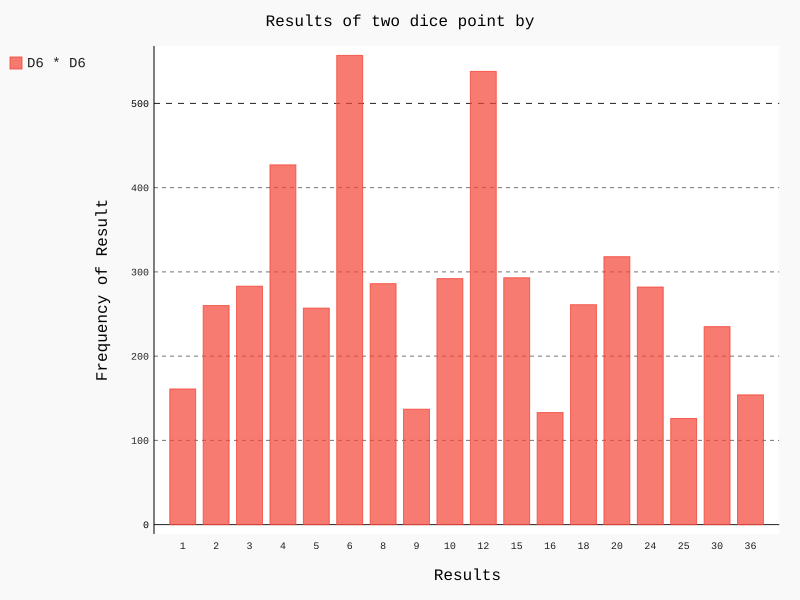

Source code (Python):
import pygal
from Ex_PygalDemo.die import Die

die_1 = Die()
die_2 = Die()
max_result = die_1.num_sides * die_2.num_sides
results = []
for num in range(5000):
    result = die_1.roll() * die_2.roll()
    results.append(result)
# 生成结果列表
res = []
for i in range(1, 7):
    for j in range(1, 7):
        x = i * j
        if x not in res:
            res.append(x)
res.sort()
frequencies = []
for i in res:
    frequency = results.count(i)
    frequencies.append(frequency)
str_res = [str(x) for x in res]
print(str_res)
hist = pygal.Bar()
hist.title = "Results of two dice point by"
hist.x_labels = res
hist.x_title = "Results"
hist.y_title = "Frequency of Result"
hist.add("D6 * D6", frequencies)
# hist.render()
hist.render_to_file("dice_by_visual.svg")
